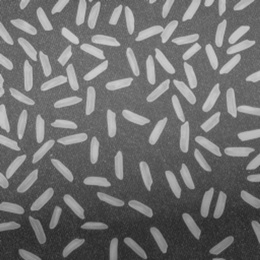
%> input picture maj/TraitementImage/morphomat/rice.jpg, 260 x 260 px, shrunk from 850 x 850 before the run
$ octave CorrectEclairement.m   (GNU Octave 9; MATLAB toolbox functions it lacks are replaced by stand-ins)
%> lines starting %> are read from the running program, lines starting %| are printed output that depends on the picture
close all; clear all; clc;


%% Ici on essaye de corriger le derive d'eclairementx
I = imread('rice.jpg');
%> I is the input picture: size 260x260x3 uint8; min 37, max 209, mean 111.3
I =rgb2gray(I);
%> I: size 260x260 uint8

B= strel('disk',20, 8);
IT = imtophat(I, B);
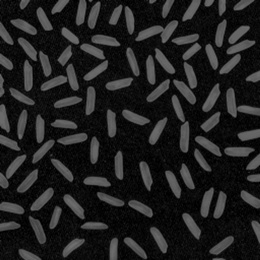
%> IT: size 260x260 uint8; min 0, max 113, mean 32


subplot(1,2,1);
imagesc(I);
colormap(gray); title('Image avant tophat');

subplot(1,2,2);
imagesc(IT);
colormap(gray); title('Image apres tophat');

figure();
[H, W] = size(IT);
%> H = 260; W = 260
pas = 4;
IT_sous = double(IT(1:pas:H, 1:pas:W));
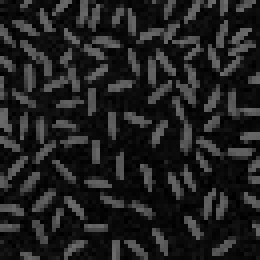
%> IT_sous: size 65x65 double (shown 4 times larger); min 0, max 109, mean 32.4
surfc(IT_sous);

$ run again, with maj/TraitementImage/morphomat/angiogram.png saved as maj/TraitementImage/morphomat/rice.jpg
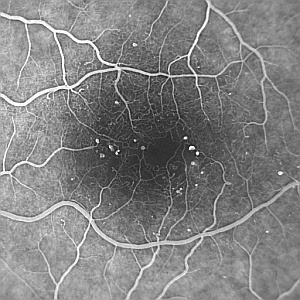
%> input picture maj/TraitementImage/morphomat/angiogram.png, 300 x 300 px
%> I is the input picture: size 300x300 uint8; min 11, max 255, mean 129.7
%> `IT = imtophat(I, B);`:
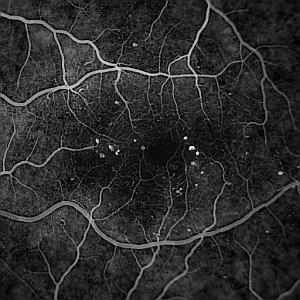
%> IT: size 300x300 uint8; min 0, max 238, mean 44.1
%> `IT_sous = double(IT(1:pas:H, 1:pas:W));`:
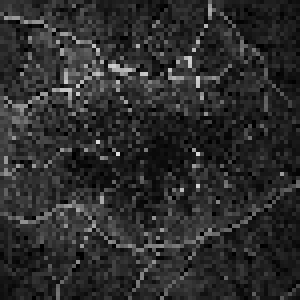
%> IT_sous: size 75x75 double (shown 4 times larger); min 0, max 224, mean 44.3
